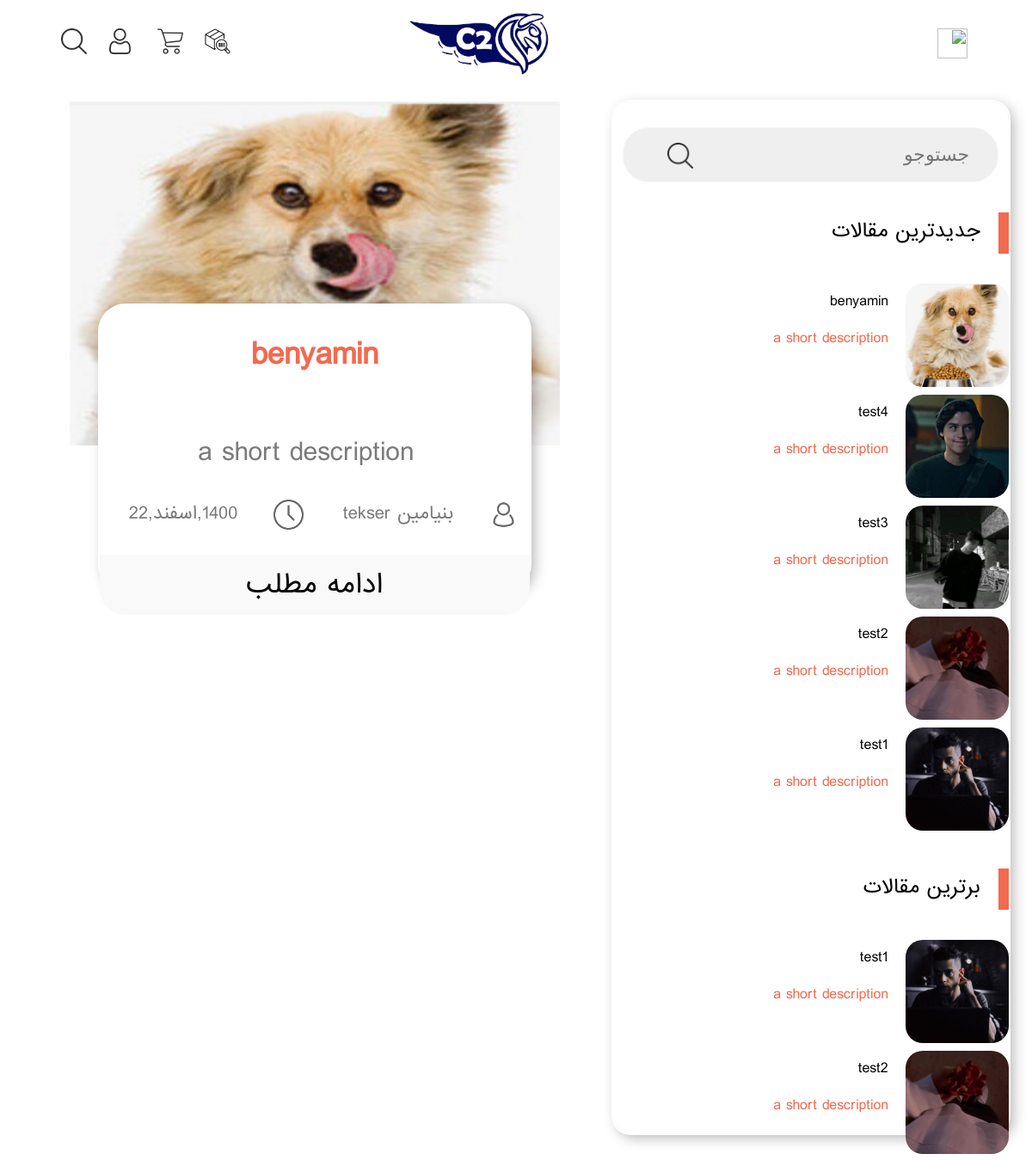
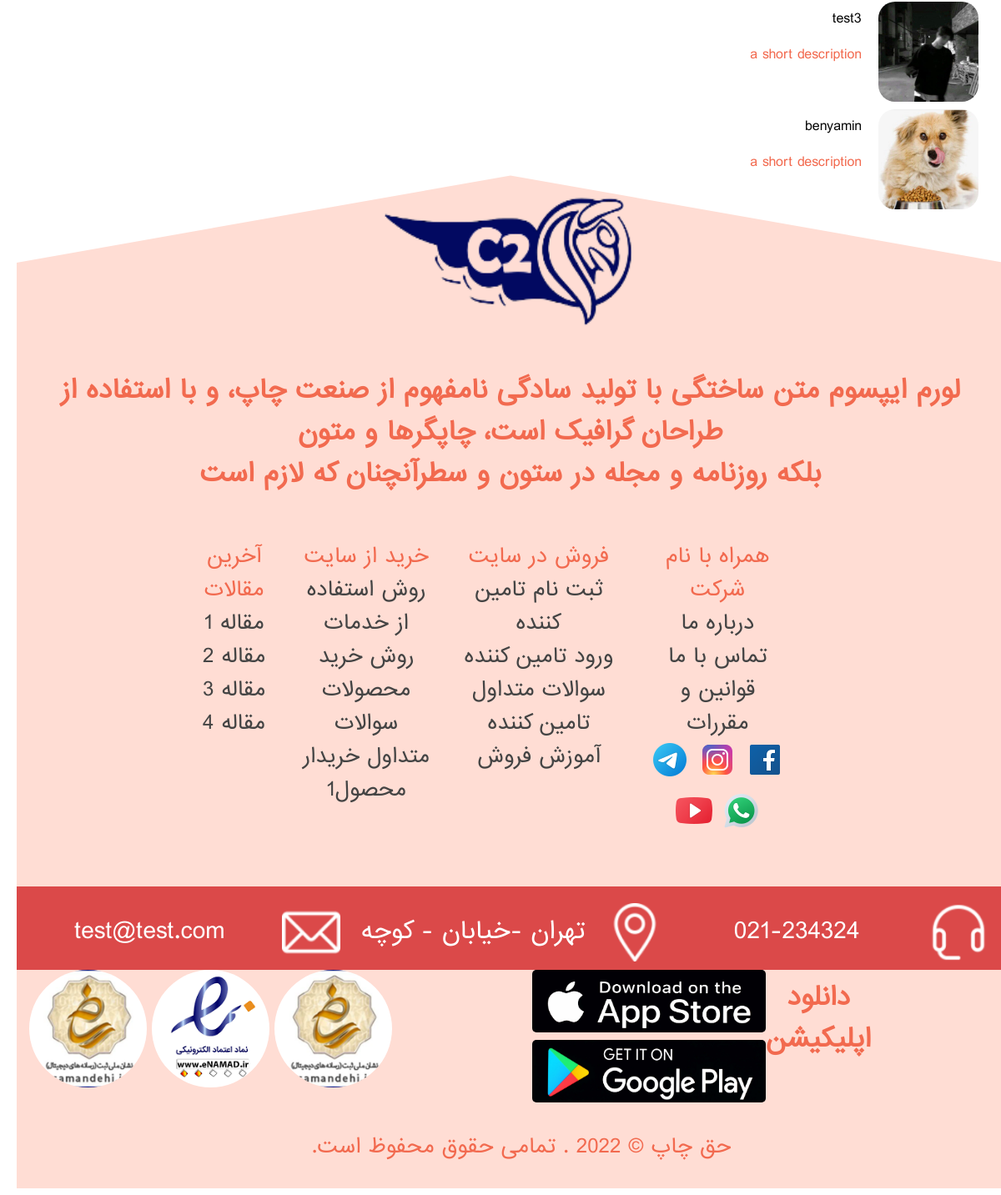
/articles/search/?q=amir, run on the app's committed database (2 pictures, top to bottom).
### Articles/models.py (models this page shows, shortened)
class Articles(models.Model):
    title = models.CharField(max_length=999,verbose_name='Title')
    slug = models.TextField(blank=True,null=True,verbose_name='Slug')
    image = models.ImageField(upload_to='articlesImage',blank=True,null=True,verbose_name='Image')
    writer = models.ForeignKey(Userperson,on_delete=models.CASCADE,blank=True,null=True,verbose_name='Writer')
    date = models.DateField(auto_now_add=True,verbose_name='Date')
    keywords = models.TextField(verbose_name='Keywords')
    description = models.TextField(verbose_name='Description', default='a  description')
    short_description = models.TextField(blank=True,null=True,verbose_name='Short description', default='a short description')
    labels = models.ManyToManyField(ArticlesLabels,verbose_name='Labels')
    def jdate(self):
        return django_jalali(self.date)

### CustomizedUserModel/models.py (models this page shows, shortened)
class Userperson(AbstractUser):
    gender_choice = [
        ('M', 'male'),
        ('F', "female")
    ]
    roles = [
        ('user', 'User'),
        ('seller', 'Seller'),
        ('shopper', 'Shopper'),
        ('serviceman', 'Serviceman')
    ]
    username = None
    fullname = models.CharField(max_length=100, verbose_name="Full Name")
    phone = models.CharField(max_length=20,verbose_name="Phone", unique=True)
    image = models.ImageField(upload_to="userphoto/fullname", blank=True, null=True, verbose_name="User Photo")
    address = models.TextField(null=True,blank=True,verbose_name='Address')
    phone_auth = models.BooleanField(default=False,verbose_name='Phone Auth')
    gender = models.CharField(choices=gender_choice, blank=False, null=False, max_length=50,verbose_name='Gender')
    role = models.CharField(choices=roles, max_length=50,verbose_name='Rols')
    is_superuser = models.BooleanField(default=False,blank=True,null=True,verbose_name='Is Super User')
    objects = manager()
    USERNAME_FIELD = 'phone'
    REQUIRED_FIELDS = ['fullname']
    def __str__(self):
        return f'{self.fullname}'

### Articles/views.py (the view)
# urls.py: path('search/',views.search_articles_page,name='search_articles_page'),
def search_articles_page(request):
    try:
        search = request.GET['q']
    except:
        return redirect('Articles:articles_list_page')
    articles = Articles.objects.filter(Q(title=search) | Q(labels__name__icontains=search) | Q(description=search) | Q(short_description=search)).order_by('id').all()
    paginator = Paginator(articles, 12)
    page_number = request.GET.get('page')
    pages = paginator.get_page(page_number)
    latest_articles = Articles.objects.all().order_by('-id')[:5]
    top_articles = Articles.objects.filter(id__in=topArticles())
    context = {
        'latest_articles': latest_articles,
        'top_articles': top_articles,
        'pages': pages,
    }
    return render(request,'Articles/search_articles_page/search_articles_page.html',context)

### Articles/templates/Articles/search_articles_page/search_articles_page.html (shortened to what this page needs)
{% extends 'base/base.html' %}
{%  load static %}
{% block content %}
  <div class="all-articles">
        <div class="bar-articles">
            <div class="tab-articles">
                <div class="search-articles">
                    <form action="" method="gets">
                        <input class="search-sml-articles" type="text" placeholder="جستوجو" name="q">
                        <button class="btn-search-sml-articles" type="submit"><img src="{% static 'home/icons/icon-27.png' %}" alt=""></button>
                    </form>
                </div>
                {% if latest_articles %}
                    <div class="articles-title">جدیدترین مقالات</div>
                    <div class="tab-article-details">
                        {%  for Last_article in latest_articles %}
                            <div class="sml-article">
                                <a href="{% url 'Articles:article_detail_page' Last_article.slug %}">
                                    <div><img class="article-sml-img" src="{{ Last_article.image.url }}" alt="{{ Last_article.title }}"></div>
                                    <div class="articles-text"><a class="sml-article-title" href="{% url 'Articles:article_detail_page' Last_article.slug %}">{{ Last_article.title }}</a>
                                        <p>{{ Last_article.short_description  | truncatechars:400 }}</p>
                                    </div>
                                </a>
                            </div>
                        {% endfor %}
                    </div>
                {% endif %}
                {% if top_articles %}
                    <div class="articles-title">برترین مقالات</div>
                    <div class="tab-article-details">
                        {% for top_article in top_articles %}
                            <div class="sml-article">
                            <a href="{% url 'Articles:article_detail_page' top_article.slug %}">
                                <div><img class="article-sml-img" src="{{ top_article.image.url }}" alt="{{ top_article.title }}"></div>
                                <div class="articles-text"><a class="sml-article-title" href="{% url 'Articles:article_detail_page' top_article.slug %}">{{ top_article.title }}</a>
                                    <p>{{ top_article.short_description  | truncatechars:400 }}</p>
                                </div>
                            </a>
                        </div>
                        {% endfor %}
                    </div>
                {% endif %}
            </div>
        </div>
        <div class="articles">
           <div class="article-first">
                    {% for article in pages %}
                        <div class="article-card">
                            <div class="article-image">
                                <img src="{{ article.image.url }}" class="product-thumb" alt="{{ article.title }}" />
                            </div>
                            <div class="article-info">
                                <h2 class="article-title">{{ article.title }}</h2>
                                <p class="article-info-txt">{{ article.short_description   | truncatechars:400}}</p>
                                <div class="bot-article-info">
                                    <div class="bot-article-info-kid">
                                        <img class="bot-article-info-img" src="{% static 'home/icons/icon-17.png' %}" alt="{{ article.writer }}">
                                        <p class="author-data">{{ article.writer }}</p>
                                    </div>
                                    <div class="bot-article-info-kid">
                                        <img class="bot-article-info-img" src="{%  static 'home/icons/icon-18.png' %}" alt="{{ article.jdate }}">
                                        <p class="author-data">{{ article.jdate }}</p>
                                    </div>
                                </div>
                                <div class="read-more">
                                    <a class="read-more-in" href="{% url 'Articles:article_detail_page' article.slug %}">ادامه مطلب</a>
                                </div>
                            </div>
                        </div>
                    {% endfor %}
                </div>
            </div>
        </div>
{% endblock %}

### templates/base/base.html (shortened to what this page needs)
{% load static %}
<!DOCTYPE html>
<html lang="fa" dir="rtl">
<head>
    <link rel="stylesheet" href="https://use.fontawesome.com/releases/v5.7.0/css/all.css" />
    <link rel="stylesheet" href="{% static 'home/style/new_style.css' %}" />
    <link rel="stylesheet" href="{% static 'home/plugins/fontawesome/css/all.min.css' %}">
    <link rel="stylesheet" href="{% static 'home/style/products.css' %}">
    <link rel="stylesheet" href="{% static 'home/style/articles.css' %}">
    <link rel="stylesheet" href="{% static 'home/style/about_style.css' %}">
    <link rel="stylesheet" href="{% static 'home/style/contact_style.css' %}">
    <link rel="stylesheet" href="{% static 'home/style/product_details_style.css' %}">
</head>
<body>
    <section id="">
        <nav style="direction: rtl;width: 100%; height: 80px; background-color: white; " class=" ">
            <div class="" style="width: 100% ;height: 80px ;margin: 5px; direction: rtl; margin-right: 20px; display: flex; border-radius: 2px;">
                <div onclick="menufunc()" style="display: inline-block;margin:25px 5% 25px 5%;">
                    <a href="#" aria-expanded="false">
                        <img style="width: 35px; height: 35px;" src="{% static 'home/icons/menu-icon' %}" alt="">
                    </a>
                </div>
                <div style="display: inline-block;margin: -25px 30% 0px 20% ;">
                    <a href="./index.html">
                        <img style="width: 220px; height: 140px;" src="{% static 'home/img/main-logo.png' %}" alt="">
                    </a>
                </div>
                <div style="
                        display: flex;
                        margin-top:25px  ;
                        margin-left: 20;
                        flex-direction: row-reverse;float: left;">
                    <div onclick="myFunction()" style="width:40px; height: 40px; margin: 0px 8%;">
                        <a href="#"><img style="width:30px; height: 30px;" src="{% static 'home/icons/icon-19.png' %}" alt=""></a>
                    </div>
                    <div style="width:40px; height: 40px;margin: 0px 8%;" class="tooltip ">
                        <a href="#"><img style=" width: 30px;
                                    height: 30px;
                                    " src="{% static 'home/icons/icon-21.png' %}" alt=""></a>
                    </div>
                    <div style="width:40px; height: 40px;margin: 0px 8%;">
                        <a href="./cart.html">
                            <img style="width: 30px; height: 30px;" src="{% static 'home/icons/icon-20.png' %}" alt="">
                        </a>
                    </div>
                    <div style="width:40px; height: 40px;margin: 0px 8%;">
                        <a href="./cart.html">
                            <img style="width: 30px; height: 30px;" src="{% static 'home/icons/icon-22.png' %}" alt="">
                        </a>
                    </div>
                </div>
            </div>
    </section>
    {% block content %}
    {% endblock %}
    <footer class="footer">
        <div class="footer-box">
            <br>
            <br>
            <br>
            <div class="main-logo-footer">
                <a class="main-logo-footer-a" href="./index.html">
                    <img class="main-logo-footer-img" src="{% static 'home/img/logo-removebg-preview.png' %}" alt="" />
                </a>
            </div>
            <div class="loremtxt">
                <h3 class="lorem">
                    لورم ایپسوم متن ساختگی با تولید سادگی نامفهوم از صنعت چاپ، و با استفاده از طراحان گرافیک است، چاپگرها و متون<br> بلکه روزنامه و مجله در ستون و سطرآنچنان که لازم است
                </h3>
            </div>
            <div class="links">
                <div class="company-name">
                    <ol>
                        <li class="head title"><a href="#"> همراه با نام شرکت</a></li>
                        <li class="links-kid"><a href="{% url 'AboutUs:aboutus_page' %}"> درباره ما</a></li>
                        <li class="links-kid"><a href="{% url 'ContactUs:contactus_page' %}"> تماس با ما</a></li>
                        <li class="links-kid"><a href="#"> قوانین و مقررات</a></li>
                        <li class="media">
                            <div class="medialogo">
                                <a href="#"><img src="{% static 'home/icons/icon-10.png' %}" alt=""></a>
                            </div>
                            <div class="medialogo">
                                <a href="#"><img src="{% static 'home/icons/icon-11.png' %}" alt=""></a>
                            </div>
                            <div class="medialogo">
                                <a href="#"><img src="{% static 'home/icons/icon-12.png' %}" alt=""></a>
                            </div>
                            <div class="medialogo">
                                <a href="#"><img src="{% static 'home/icons/icon-13.png' %}" alt=""></a>
                            </div>
                            <div class="medialogo">
                                <a href="#"><img src="{% static 'home/icons/icon-14.png' %}" alt=""></a>
                            </div>
                        </li>
                    </ol>
                </div>
                <div class="sell-web">
                    <ol>
                        <li class="head title"><a class="bot-title" href="#"> فروش در سایت</a></li>
                        <li class="links-kid"><a href="#"> ثبت نام تامین کننده</a></li>
                        <li class="links-kid"><a href="#"> ورود تامین کننده</a></li>
                        <li class="links-kid"><a href="#"> سوالات متداول تامین کننده</a></li>
                        <li class="links-kid"><a href="#"> آموزش فروش</a></li>
                    </ol>
                </div>
                <div class="buy-web">
                    <ol>
                        <li class="head title"><a class="bot-title" href="#"> خرید از سایت</a></li>
                        <li class="links-kid"><a href="#"> روش استفاده از خدمات</a></li>
                        <li class="links-kid"><a href="#"> روش خرید محصولات</a></li>
                        <li class="links-kid"><a href="#"> سوالات متداول خریدار</a></li>
                        <li class="links-kid"><a href="#"> محصول1</a></li>
                    </ol>
                </div>
                <div class="last_article">
                    <ol>
                        <li class="head title"><a class="bot-title" href="#"> آخرین مقالات</a></li>
                        <li class="links-kid"><a href="#"> مقاله 1</a></li>
                        <li class="links-kid"><a href="#"> مقاله 2</a></li>
                        <li class="links-kid"><a href="#"> مقاله 3</a></li>
                        <li class="links-kid"><a href="#"> مقاله 4</a></li>
                    </ol>
                </div>
            </div>
            <div class="red-line">
                <div class="div call"><img class="phone" src="{% static 'home/icons/icon-8.png' %}" alt="">
                    <p class="div-p">021-234324</p>
                </div>
                <div class="div loc"><img class="location" src="{% static 'home/icons/icon-7.png' %}" alt="">
                    <p class="div-p">تهران -خیابان - کوچه</p>
                </div>
                <div class="div"><img class="message" src="{% static 'home/icons/icon-6.png' %}" alt="">
                    <p class="div-p">test@test.com</p>
                </div>
            </div>
            <div class="botlane">
                <div class="application ">
                    <h3 class="application-text" id="h3">دانلود اپلیکیشن</h3>
                    <div class="app-img">
                        <a href="#"><img class="applogo" src="{% static 'home/img/appstore.png' %}" alt=""></a>
                        <a href="#"><img class="applogo" src="{% static 'home/img/googleplay.png' %}" alt=""></a>
                    </div>
                </div>
                <div class="validation-logo">
                    <a href="#"><img class="valid-logo" src="{% static 'home/img/pic-15.png' %}" alt=""></a>
                    <a href="#"><img class="valid-logo" src="{% static 'home/img/pic-16.png' %}" alt=""></a>
                    <a href="#"><img class="valid-logo" src="{% static 'home/img/pic-17.png' %}" alt=""></a>
                </div>
            </div>
            <div class="botlane-txt">
                <p class="text-center">حق چاپ © 2022 . تمامی حقوق محفوظ است.</p>
            </div>
        </div>
    </footer>
</body>
</html>

### data on the page
Articles: image (picture), title "benyamin", short_description "a short description", writer "بنیامین tekser", jdate "1400,اسفند,22"
Articles: image (picture), title "test4", short_description "a short description"
Articles: image (picture), title "test3", short_description "a short description"
Articles: image (picture), title "test2", short_description "a short description"
Articles: image (picture), title "test1", short_description "a short description"
